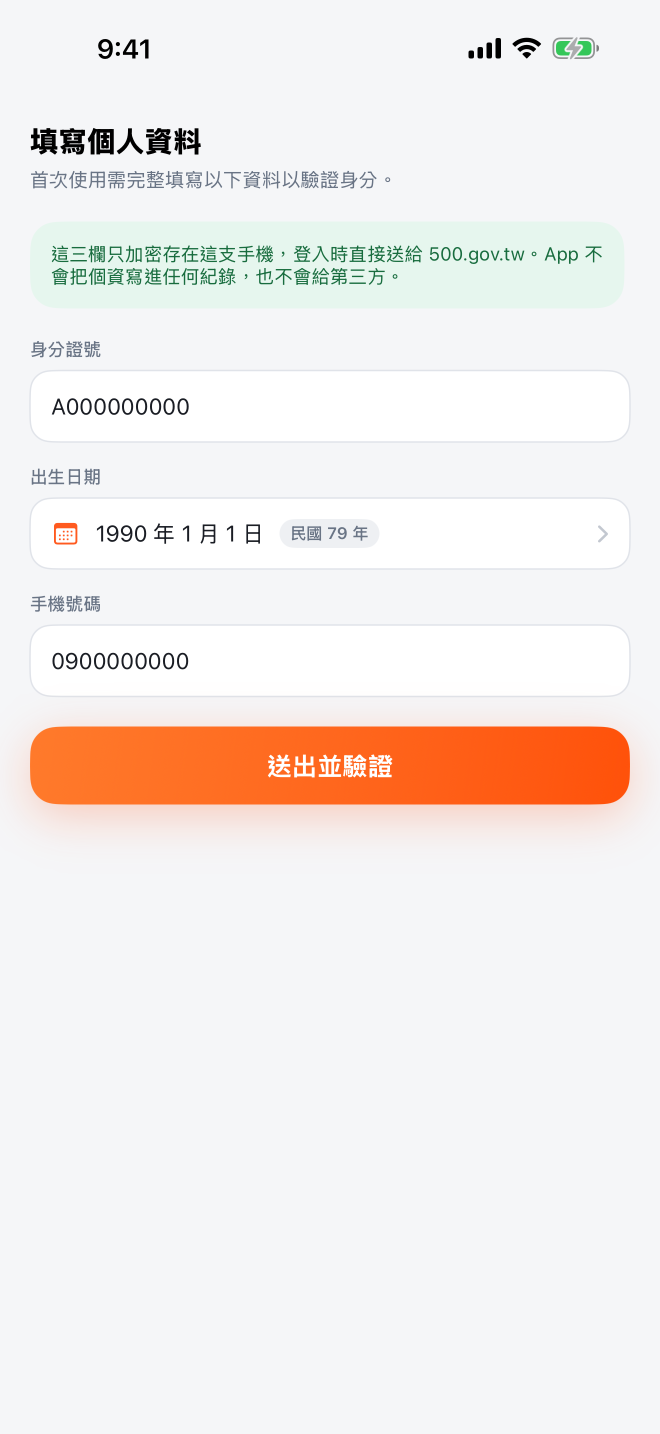
#> input picture docs/screenshots/raw/02-login.png, 1320 x 2868 px (shown at 1/2 size)
$ python compose_zh.py
#> lines starting #> are read from the running program, lines starting #| are printed output that depends on the picture; after the words box and inside, x2 and y2 are one past the last pixel; in counts of white or black regions, pixels touching at a corner belong together
#!/usr/bin/env python3
"""
Exercise Rewards — App Store 6.9" screenshot composer (zh-Hant).

Derived from the aso-cosmicmeta-ss skill's compose.py, adapted for:
  - Traditional Chinese headlines (Heiti TC, no space-based word wrap;
    explicit "\\n" line breaks instead)
  - white / warm-cream background with the app's orange accent (#F2711C family)
    instead of the skill's dark-brand-colour default
  - an "eyebrow" compliance pill above every headline
  - device sized so the ENTIRE 1320x2868 raw shot stays visible (tab bar included)

Output is always exactly 1320 x 2868 (Apple 6.9" iPhone).
"""

import os
from PIL import Image, ImageDraw, ImageFont, ImageFilter

SKILL_ASSETS = "/Users/jackcheng/.claude/skills/aso-cosmicmeta-ss/assets"
FRAME_FILE = os.path.join(SKILL_ASSETS, "iphone_frame.png")

FONT_TC = "/System/Library/Fonts/STHeiti Medium.ttc"
FONT_TC_INDEX = 0          # 0 = Heiti TC, 1 = Heiti SC

CANVAS_W, CANVAS_H = 1320, 2868

# device geometry — solved so screen_y + scaled_shot_height == CANVAS_H
DEVICE_Y = 720
DEVICE_W = 1018
BEZEL = 19
SCREEN_CORNER_R = 126
FRAME_NATIVE_W = 1054

# palette
BG_TOP = (255, 255, 255)
BG_BOTTOM = (255, 244, 234)
GLOW = (242, 113, 28)
EYEBROW_BG = (255, 233, 216)
EYEBROW_FG = (194, 82, 8)
VERB_FG = (232, 89, 12)
DESC_FG = (74, 74, 80)

# typography
EYEBROW_SIZE = 48
EYEBROW_Y = 138
EYEBROW_PAD_X = 40
EYEBROW_PAD_Y = 20
VERB_TOP = 258
VERB_SIZE_MAX = 156
VERB_SIZE_MIN = 128
VERB_STROKE = 2
# Heiti's CJK glyphs fill their em box almost edge to edge, so a headline set at
# the natural advance width has no visible gap between characters and the dense
# glyphs smear together at thumbnail size. PIL has no letter-spacing, so the
# headline is drawn one character at a time with this much extra tracking
# (a fraction of the font size) inserted after each glyph.
VERB_TRACK = 0.12
VERB_DESC_GAP = 56
DESC_SIZE = 64
DESC_LINE_GAP = 22
MAX_TEXT_W = int(CANVAS_W * 0.86)


def font(size):
    return ImageFont.truetype(FONT_TC, size, index=FONT_TC_INDEX)


def text_size(draw, text, f, stroke=0):
    b = draw.textbbox((0, 0), text, font=f, stroke_width=stroke)
    return b[2] - b[0], b[3] - b[1], b


def verb_width(f, text):
    """Advance width of the headline once VERB_TRACK tracking is inserted."""
    track = VERB_TRACK * f.size
    return sum(f.getlength(ch) for ch in text) + track * (len(text) - 1)


def fit_verb(text):
    for size in range(VERB_SIZE_MAX, VERB_SIZE_MIN - 1, -2):
        f = font(size)
        if verb_width(f, text) + 2 * VERB_STROKE <= MAX_TEXT_W:
            return f
    return font(VERB_SIZE_MIN)


def render_verb(text, f):
    """Render the headline glyph by glyph with tracking, cropped to its ink.

    Returning a tightly cropped layer lets the caller centre on the real ink
    box and place the ink top exactly at VERB_TOP, the same anchoring the
    single-call ``draw.text(anchor="mt")`` version used to give us.
    """
    track = VERB_TRACK * f.size
    pad = 4 * VERB_STROKE + 8
    layer = Image.new("RGBA",
                      (int(verb_width(f, text) + 2 * pad + f.size),
                       int(f.size * 2.5 + 2 * pad)),
                      (0, 0, 0, 0))
    d = ImageDraw.Draw(layer)
    x = float(pad)
    for ch in text:
        d.text((x, pad + f.size * 0.4), ch, font=f, fill=VERB_FG, anchor="la",
               stroke_width=VERB_STROKE, stroke_fill=VERB_FG)
        x += f.getlength(ch) + track
    return layer.crop(layer.getbbox())


def background():
    canvas = Image.new("RGB", (CANVAS_W, CANVAS_H))
#> canvas: PIL image 1320x2868 RGB; every value is 0
    d = ImageDraw.Draw(canvas)
    for y in range(CANVAS_H):
        t = y / (CANVAS_H - 1)
        t = t ** 0.85
        c = tuple(int(BG_TOP[i] + (BG_BOTTOM[i] - BG_TOP[i]) * t) for i in range(3))
        d.line([(0, y), (CANVAS_W, y)], fill=c)

    # soft orange glow behind the top of the device
    glow = Image.new("L", (CANVAS_W, CANVAS_H), 0)
#> glow: PIL image 1320x2868 L; every value is 0
    gd = ImageDraw.Draw(glow)
    gd.ellipse([-260, DEVICE_Y - 420, CANVAS_W + 260, DEVICE_Y + 700], fill=46)
    glow = glow.filter(ImageFilter.GaussianBlur(180))
    canvas.paste(Image.new("RGB", (CANVAS_W, CANVAS_H), GLOW), (0, 0), glow)
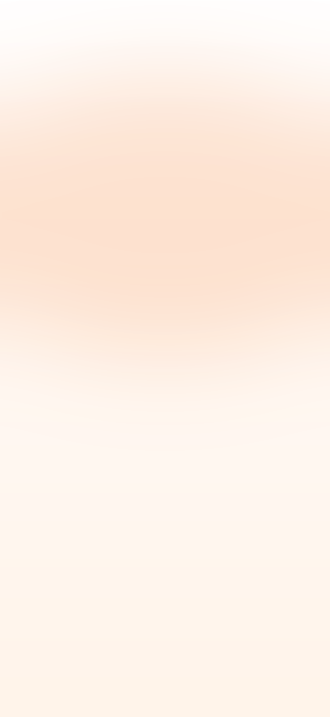
#> canvas: PIL image 1320x2868 RGB (shown at 1/4 size); mean R, G, B 254.2, 239.8, 229.3
    return canvas.convert("RGBA")


def draw_eyebrow(canvas, text):
#> called with text = '揮汗有禮非官方串接'
    d = ImageDraw.Draw(canvas)
    f = font(EYEBROW_SIZE)
    w, h, b = text_size(d, text, f)
#> w = 259; h = 42; b = (0, 11, 259, 53)
    pill_w = w + EYEBROW_PAD_X * 2
#> pill_w = 339
    pill_h = h + EYEBROW_PAD_Y * 2
#> pill_h = 82
    x0 = (CANVAS_W - pill_w) // 2
#> x0 = 490
    y0 = EYEBROW_Y
    d.rounded_rectangle([x0, y0, x0 + pill_w, y0 + pill_h],
                        radius=pill_h // 2, fill=EYEBROW_BG)
    d.text((CANVAS_W // 2, y0 + EYEBROW_PAD_Y - b[1]), text,
           font=f, fill=EYEBROW_FG, anchor="mt")
    return y0 + pill_h


def compose(shot_path, eyebrow, verb, desc, out_path):
    canvas = background()
    draw_eyebrow(canvas, eyebrow)
#> canvas: PIL image 1320x2868 RGBA
    d = ImageDraw.Draw(canvas)

    # headline
    vf = fit_verb(verb)
    vimg = render_verb(verb, vf)
#> after the loop in render_verb, `for ch in text:`: x = 802.3
#> in render_verb, `return layer.crop(layer.getbbox())`:
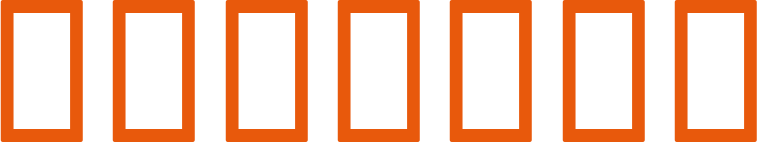
#> returned value: PIL image 757x142 RGBA; mean R, G, B, A 79.9, 30.6, 4.1, 84.4; transparent parts drawn white
    if vimg.width > MAX_TEXT_W:
        raise SystemExit(f"headline too wide ({vimg.width}px > {MAX_TEXT_W}): {verb}")
    canvas.alpha_composite(vimg, ((CANVAS_W - vimg.width) // 2, VERB_TOP))
    y = VERB_TOP + vimg.height + VERB_DESC_GAP

    df = font(DESC_SIZE)
    for line in desc.split("\n"):
        lw, lh, lb = text_size(d, line, df)
        if lw > MAX_TEXT_W:
            raise SystemExit(f"desc line too wide ({lw}px > {MAX_TEXT_W}): {line}")
        d.text((CANVAS_W // 2, y - lb[1]), line, font=df, fill=DESC_FG, anchor="mt")
        y += lh + DESC_LINE_GAP
#> this loop made 2 passes
#> (lw, lh, lb, y) on passes 1 to 2: (499, 56, (0, 15, 499, 71), 534), (384, 56, (0, 15, 384, 71), 612)
#> after the loop, y = 612
    text_bottom = y - DESC_LINE_GAP
#> text_bottom = 590
    if text_bottom > DEVICE_Y - 40:
        raise SystemExit(f"text overlaps device: bottom={text_bottom} device_y={DEVICE_Y}")

    device_x = (CANVAS_W - DEVICE_W) // 2
    screen_x = device_x + BEZEL
    screen_y = DEVICE_Y + BEZEL
    screen_w = DEVICE_W - 2 * BEZEL

    # device drop shadow
    sh = Image.new("L", (CANVAS_W, CANVAS_H), 0)
    ImageDraw.Draw(sh).rounded_rectangle(
        [device_x, DEVICE_Y + 22, device_x + DEVICE_W, CANVAS_H + 200],
        radius=160, fill=70)
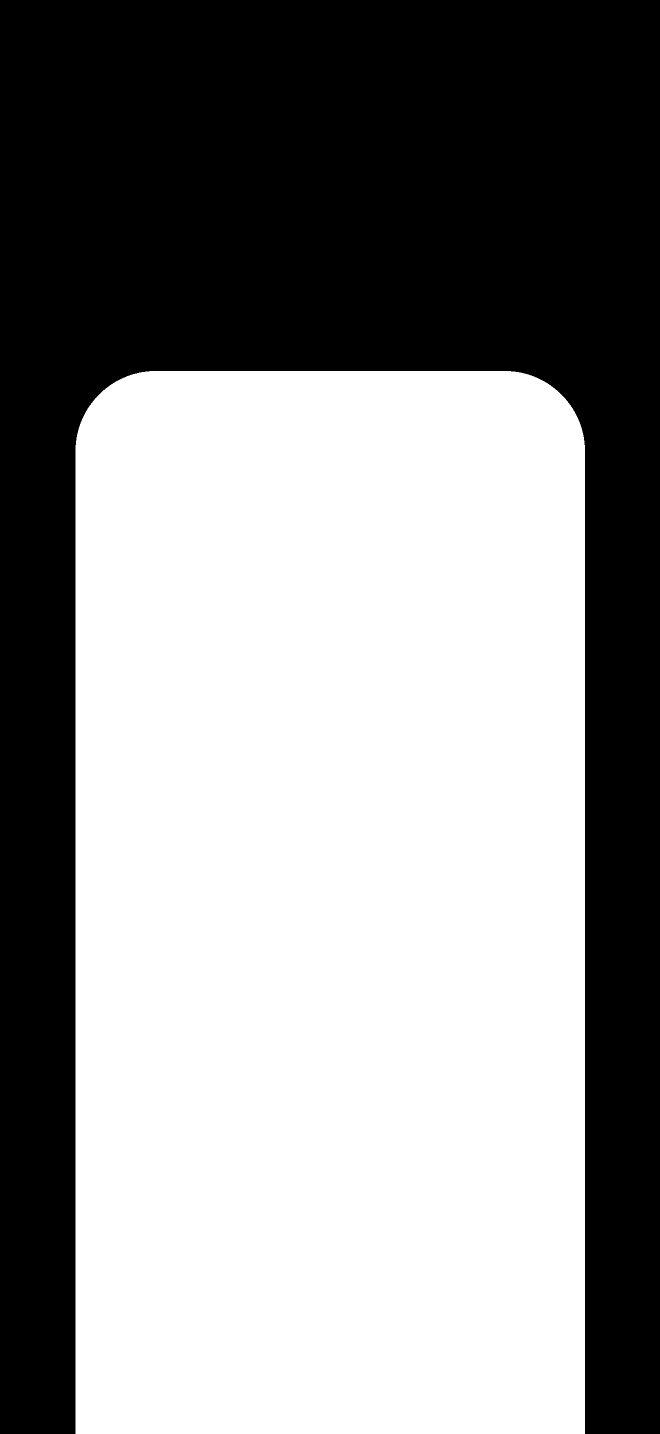
#> sh: PIL image 1320x2868 L (shown at 1/2 size); values 0 (black) and 70 (white), 56.9% white; 1 black region, box (x1, y1, x2, y2) and area: (0, 0, 1320, 2868) 1630448
    sh = sh.filter(ImageFilter.GaussianBlur(46))
    canvas.paste(Image.new("RGB", (CANVAS_W, CANVAS_H), (120, 70, 30)), (0, 0), sh)

    # app screenshot, clipped to the rounded screen area
    shot = Image.open(shot_path).convert("RGBA")
    sc_h = round(shot.height * screen_w / shot.width)
    shot = shot.resize((screen_w, sc_h), Image.LANCZOS)
#> shot: PIL image 980x2129 RGBA
    screen_h = max(sc_h, CANVAS_H - screen_y)

    mask = Image.new("L", canvas.size, 0)
    ImageDraw.Draw(mask).rounded_rectangle(
        [screen_x, screen_y, screen_x + screen_w, screen_y + screen_h],
        radius=SCREEN_CORNER_R, fill=255)
#> mask: PIL image 1320x2868 L; 54.8% white; 1 black region, box (x1, y1, x2, y2) and area: (0, 0, 1320, 2868) 1710769
    layer = Image.new("RGBA", canvas.size, (0, 0, 0, 0))
#> layer: PIL image 1320x2868 RGBA; every value is 0
    ImageDraw.Draw(layer).rounded_rectangle(
        [screen_x, screen_y, screen_x + screen_w, screen_y + screen_h],
        radius=SCREEN_CORNER_R, fill=(0, 0, 0, 255))
    layer.paste(shot, (screen_x, screen_y))
    layer.putalpha(mask)
    canvas = Image.alpha_composite(canvas, layer)
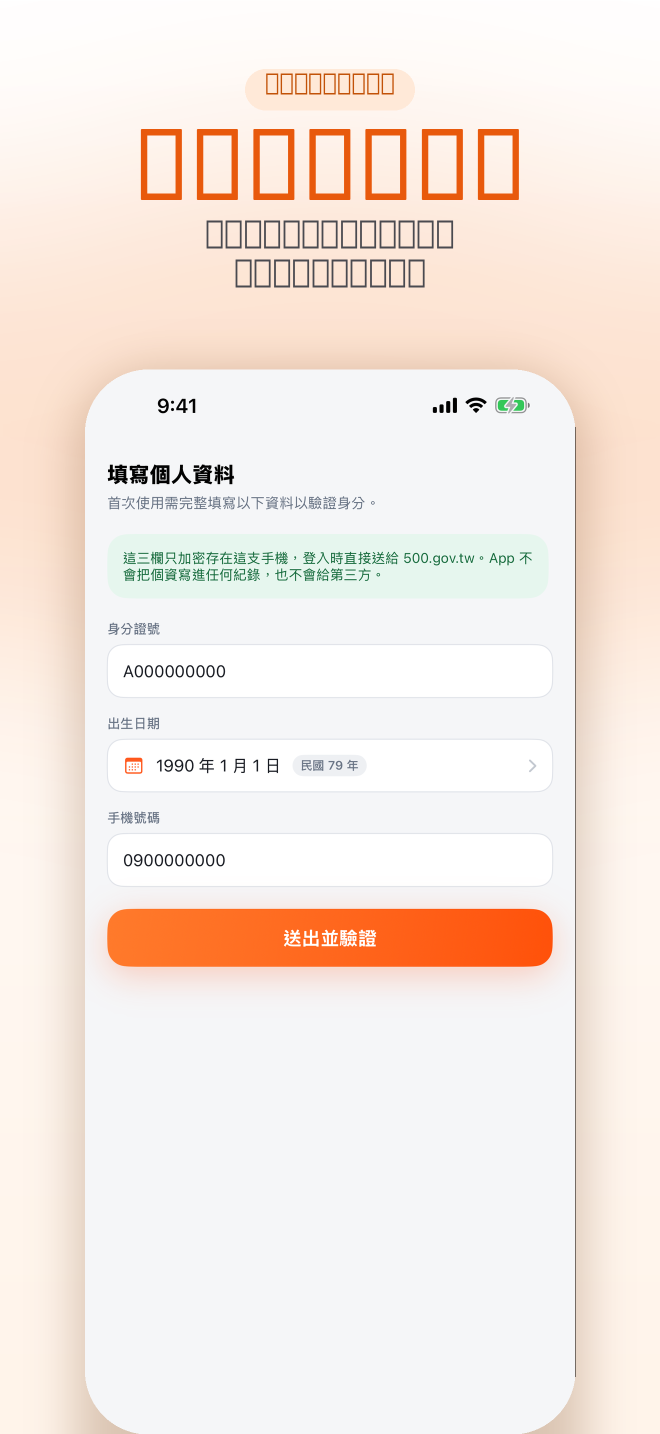
#> canvas: PIL image 1320x2868 RGBA (shown at 1/2 size); mean R, G, B, A 245.5, 234.2, 227.2, 255

    # device frame overlay, scaled to DEVICE_W
#> (the run stopped early here; a loop or call above may not have finished)

$ run again, with docs/screenshots/raw/00-disclaimer.png copied over docs/screenshots/raw/02-login.png
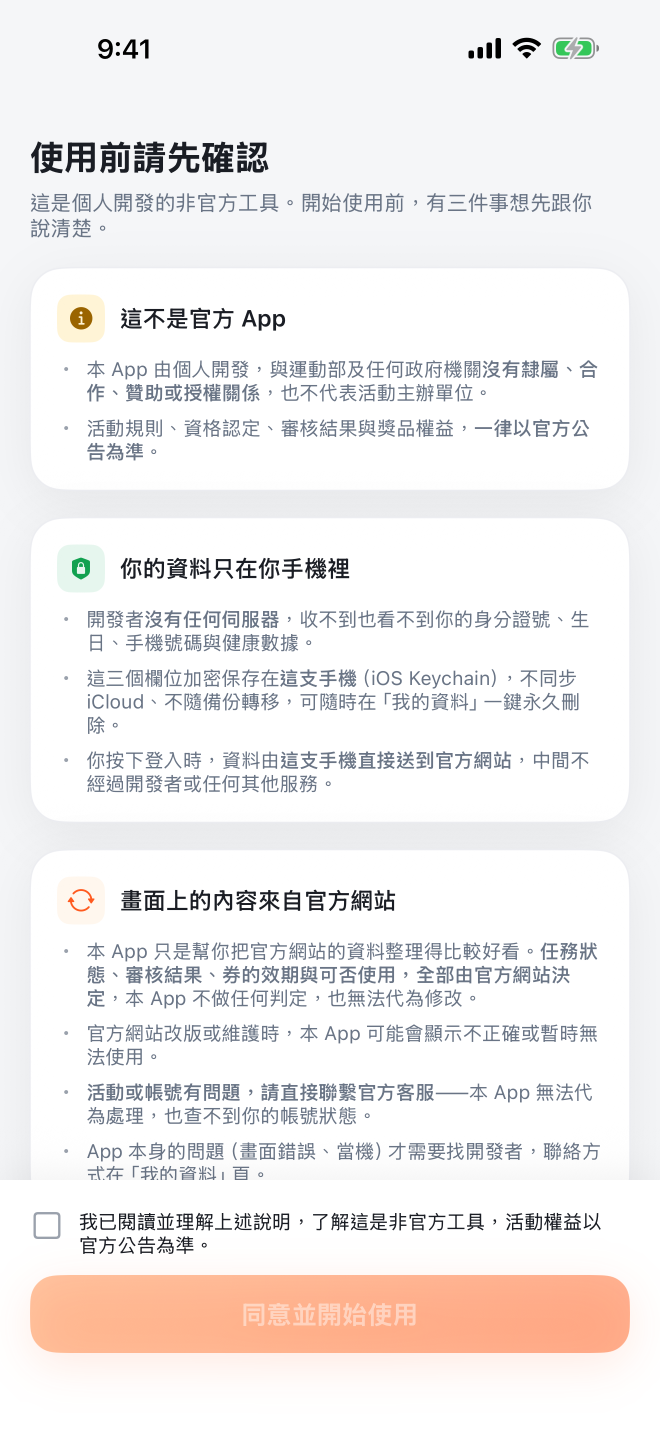
#> input picture docs/screenshots/raw/00-disclaimer.png, 1320 x 2868 px (shown at 1/2 size)
#> w = 259; h = 42; b = (0, 11, 259, 53)
#> pill_w = 339
#> pill_h = 82
#> x0 = 490
#> after the loop in render_verb, `for ch in text:`: x = 802.3
#> the loop in compose, `for line in desc.split("\n"):` made 2 passes
#> (lw, lh, lb, y) on passes 1 to 2: (499, 56, (0, 15, 499, 71), 534), (384, 56, (0, 15, 384, 71), 612)
#> after the loop in compose, `for line in desc.split("\n"):`: y = 612
#> text_bottom = 590
#> mask: PIL image 1320x2868 L; 54.8% white; 1 black region, box (x1, y1, x2, y2) and area: (0, 0, 1320, 2868) 1710769
#> in compose, `layer.paste(shot, (screen_x, screen_y))`:
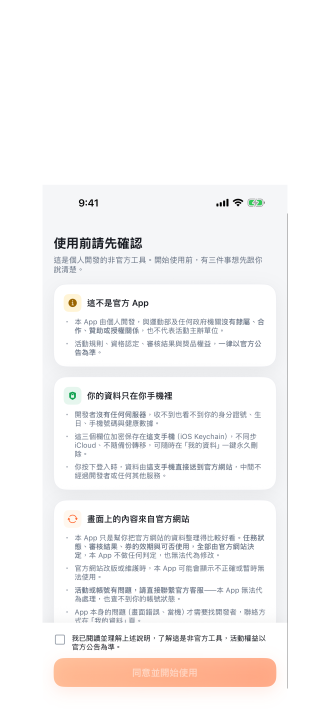
#> layer: PIL image 1320x2868 RGBA (shown at 1/4 size); mean R, G, B, A 132.6, 130.9, 130.6, 140.7; transparent parts drawn white
#> in compose, `canvas = Image.alpha_composite(canvas, layer)`:
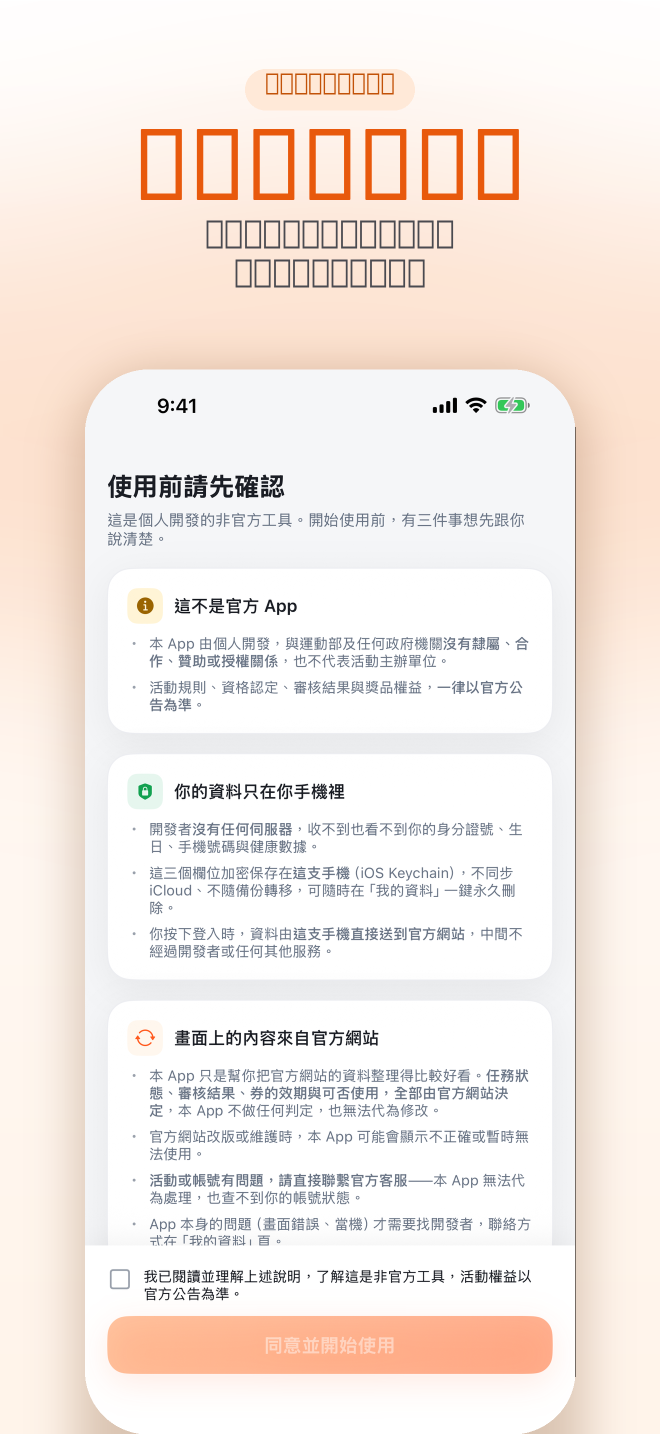
#> canvas: PIL image 1320x2868 RGBA (shown at 1/2 size); mean R, G, B, A 244.2, 234.5, 228.7, 255
